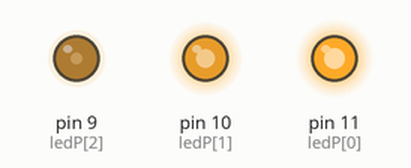
The sketch below on a simulated Arduino Uno, built with avr-gcc and run on an emulated ATmega328P. Shown: output pins drawn as LEDs (lit = HIGH). Random numbers use the default seed unless the sketch sets one.

Above: at 0.15 s.
At 4.37 s:
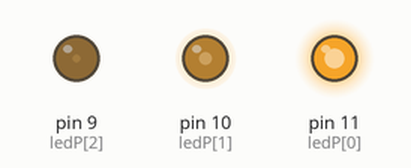
At 10.14 s:
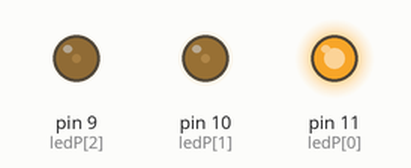
At 20.2 s:
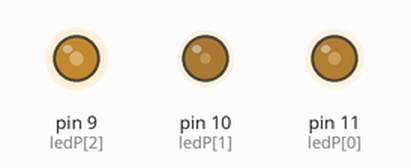
At 29.89 s:
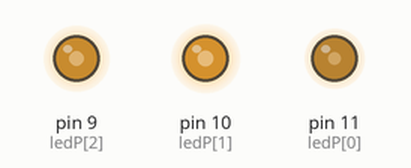
At 39.56 s:
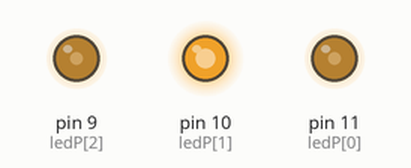
Timing chart, 0 to 40.0 s (numbered marks = the images above):
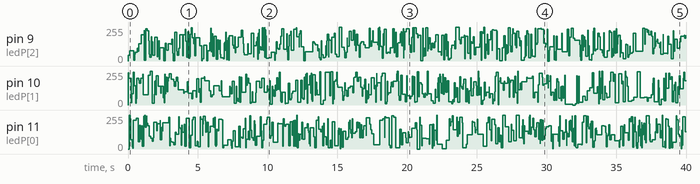

The sketch:

Feu-Tricolore-Aleatoire.ino
```cpp
/*
  Feu tricolore pour Noel
 */

int ledP[3] = {11, 10, 9};
int number;
int intensity;

// the setup routine runs once when you press reset:
void setup()  {
  pinMode(ledP[0], OUTPUT);
  pinMode(ledP[1], OUTPUT);
  pinMode(ledP[2], OUTPUT);
}

// the loop routine runs over and over again forever:
void loop()  {
  number = random(3);
  intensity = random(256);
  analogWrite(ledP[number], intensity);
  delay(30);
}
```
